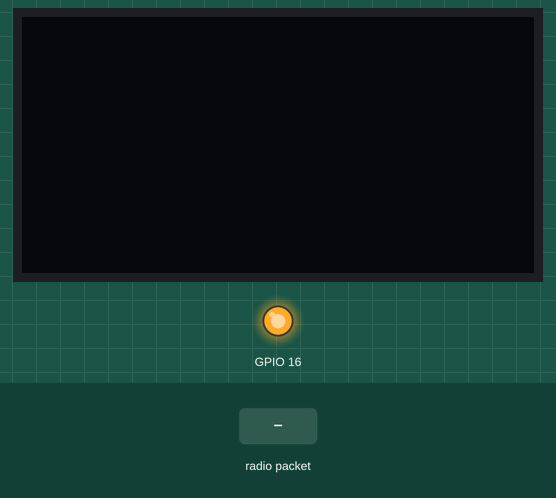
Recording of a sketch running on a simulated ESP32. On the bench: 128×64 one-colour display, output pins drawn as LEDs (lit = HIGH). The inputs (shaded band) are chosen by the test bench. WiFi joins after 1.5 s; servers stay silent unless stated; no radio packets arrive unless stated; what the sketch prints to the serial monitor is not drawn.

Above: at 2.9 s.
3.0 s: radio packet "5" arrives
At 3.4 s:
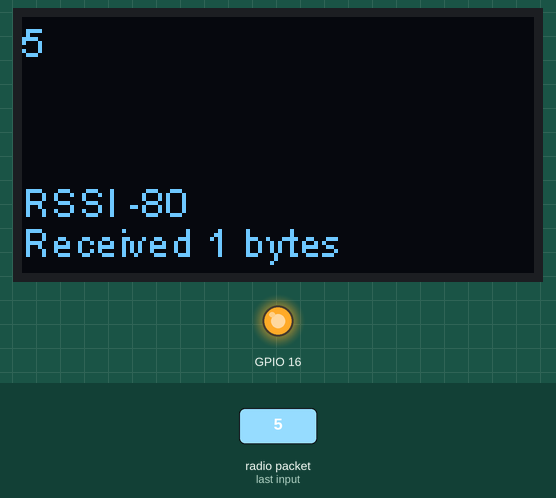
4.5 s: radio packet "90" arrives
At 5.4 s:
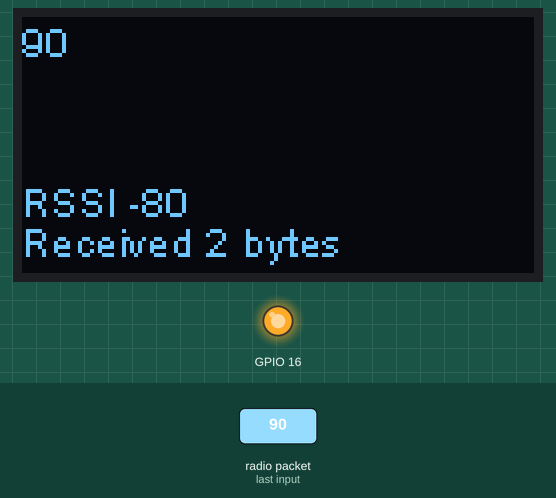
Timing chart, 0 to 7.5 s (numbered marks = the images above; inputs shaded):
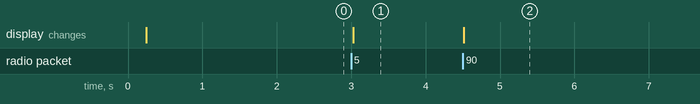

The sketch:

ESP32WeatherAP_STA_Reciver.ino
```cpp
/*The purpose of this sketch is to receive LoRa radio data, weather data, from the LoRa sender
 * about 1/4 mile away. The LoRa packet is parsed for weather data, then served in
 * a webpage, via local Wi-Fi.
 *
 */
#include <SPI.h>
#include <LoRa.h>
#include <Wire.h>
#include "SSD1306.h"
#include "images.h"
#include <WiFi.h>
#include <WiFiClient.h>
#include <WebServer.h>
#include <ESPmDNS.h>
#include <RTClib.h>
#include <Ticker.h>
#include <math.h>

#define SCK     5    // GPIO5  -- SX1278's SCK
#define MISO    19   // GPIO19 -- SX1278's MISO
#define MOSI    27   // GPIO27 -- SX1278's MOSI
#define SS      18   // GPIO18 -- SX1278's CS
#define RST     14   // GPIO14 -- SX1278's RESET
#define DI0     26   // GPIO26 -- SX1278's IRQ(Interrupt Request)
#define BAND    433E6

SSD1306 display(0x3c, 4, 15);
String rssi = "RSSI --";
String packSize = "--";
String packet ;

WebServer server;
//Server variables
const char *ssidSTA = "Woolley_Annex";
const char *ssidAP = "WeatherAP-STA-Receiver";
const char *password = "sedrowoolley";
byte channel = 6; //WiFi channel 1-13, default 1, if ommitted; 1, 6 and 11 non-overlapping

IPAddress ip(192,168,11,5);
IPAddress gateway(192,168,11,1);
IPAddress subnet(255,255,255,0);

//WiFiClient client;
const char* filename = "ESP32WeatherAP_STA_Reciver";
//const int sleepTimeS = 30;

//433mhz receiver variables
byte pin = 36; // from receiver, GPIO36
byte ar[76];
byte pos=0;

//Weather variables
double realtemp; double realtempF;
unsigned char hum;
double windspeed;
String rtfTrim;
String rtTrim;
String wsTrim;
String temperatureS;
String windS;
String humidityS;

//Time variables
char* t = __TIME__;
char* d = __DATE__;
const char* uploaddate = d;
byte rh;
byte rm;
byte rmonth=02;
byte rday=11;
byte hh;
byte mm;
RTC_Millis rtc;
DateTime now;
byte i;//index to determine presence of time in URL

//Watchdog variables
Ticker secondTick;
volatile int watchdogCount = 0;

void loraData(){//display
  display.clear();
  display.setTextAlignment(TEXT_ALIGN_LEFT);
  display.setFont(ArialMT_Plain_10);
  display.drawString(0, 40, rssi);
  display.drawString(0 , 50 , "Received "+ packSize + " bytes");
  display.drawStringMaxWidth(0 , 0 , 256, packet);
  display.display();
}

void cbk(int packetSize) {//packet size, signal strength
  packet ="";
  packSize = String(packetSize,DEC);
  for (int i = 0; i < packetSize; i++) { packet += (char) LoRa.read(); }
  rssi = "RSSI " + String(LoRa.packetRssi(), DEC) ;
  loraData();
}

void setup() {

  WiFi.mode(WIFI_AP_STA);
  WiFi.begin(ssidSTA,password);

  pinMode(16,OUTPUT);
  digitalWrite(16, LOW);    // set GPIO16 low to reset OLED
  delay(50);
  digitalWrite(16, HIGH); // while OLED is running, must set GPIO16 in high、

  Serial.begin(9600);
  delay(10);
  Serial.println();
  Serial.println(d);
  Serial.println(filename);

  currentTime();

  //433mhz setup
  pinMode(pin, INPUT);
  Serial.flush();

  while (!Serial);
  Serial.println();
  Serial.println("LoRa Receiver Callback");
  SPI.begin(SCK,MISO,MOSI,SS);
  LoRa.setPins(SS,RST,DI0);
  if (!LoRa.begin(433E6)) {
    Serial.println("Starting LoRa failed!");
    while (1);
  }

  //server paths
  server.on("/", handleRootPath);
  server.begin();

  WiFi.softAPConfig(ip, gateway, subnet);
  WiFi.softAP(ssidAP, password);

  serialMonitor();//diagnostics

  //LoRa.onReceive(cbk);
  LoRa.receive();
  Serial.println("init ok");
  display.init();
  display.flipScreenVertically();
  display.setFont(ArialMT_Plain_10);

  delay(1500);
}

void serialMonitor(){//diagnostics serial print
  Serial.print("ssidSTA: ");Serial.println(ssidSTA);
  Serial.print("ssidAP: ");Serial.println(ssidAP);
  Serial.print("password: ");Serial.println(password);
  Serial.print("Connected, IP address: ");
  Serial.println(WiFi.localIP());//
  Serial.print("Soft-AP IP address = ");
  Serial.println(WiFi.softAPIP());//the default is 192.168.4.1; static set with WiFi.softAPConfig(local_IP, gateway, subnet);
}

void loop() {

  currentTime();
  parseURL();
  //getWeather();
  parsePacket();
  delay(1);
  server.handleClient();

  int packetSize = LoRa.parsePacket();
  if (packetSize) { cbk(packetSize);  }
  delay(10);
}

void handleRootPath(){//webpage HTML
  const char* css = "<style>"
    "body { font-size:30pt; color:#A0A0A0; background-color:#080808; }"
    "div.hidden { display:none; }"
    "h1 { font-size:40pt; }"
    //"input  { width:300px; font-size:30pt; }"
    "textarea  { border:none; width:700px; font-size:30pt; color:#A0A0A0; background-color:#080808; overflow:auto;  }"
    "button   { color:#2020FF; background-color:#A0A0A0; font-size: 14pt; margin-left:10px; } "
    "input  { width: 150px; color:#2020FF; background-color:#A0A0A0; font-size: 14pt;}"
    "a  { font-size: 20pt; color: #2020FF; padding: 7px 15px; float: right; cursor:hand;}"
  "</style>";

  const char* js = "<script type='text/JavaScript'>"
    "function forceRefresh(){"
    "location.assign(location.host);"
    "setTimeout('forceRefresh();',300000);"
    //"showTime();"
    "}"

    "function toggleDiv(){"
    "var x = document.getElementById('setTimeDiv');"
    "if (x.style.display === 'none'){"
    "x.style.display = 'block';"
    "} else {"
    "x.style.display = 'none';}"
    "startClock();"
    "}"

    "function startClock() {"
      "var now = new Date();"
      "var hours = now.getHours();"
      "if( hours < 10 ){ hours = '0' + hours };"  //format with two digits
      "var minutes = now.getMinutes();"
      "if( minutes < 10 ){ minutes= '0' + minutes };"
      "var timeValue = ( hours + ':' + minutes );"
      "hh=hours;"
      "mm=minutes;"
      "var x = document.getElementById( 'time' );"
      "x.innerHTML=timeValue;"//this shows on the page, but not in view source text.
      "var y = document.getElementById( 'timeInputTxt' ).value;"
      "y.innerHTML=timeValue;"//  this value does not seem to show on page, nor in view source text.

      "timerID = setTimeout('startClock()',1000);"
      "timerRunning = true;"
    "}"

    "var timerID = null;"
    "var timerRunning = false;"
    "function stopClock (){"
    "if(timerRunning)"
    "clearTimeout(timerID);"
    "timerRunning = false;"
    "}"

   "function calladdUrl(){"
      "var y = document.getElementById( 'timeInputTxt' ).value;"
      "document.location.search=addUrlParam(document.location.search, 'time', y);" //add user input time to URL
     "}"

     "var addUrlParam = function(search, key, val){"
     "var newParam = key + '=' + val,"
     "params = '?' + newParam;"
     // If the "search" string exists, then build params from it
     "if (search) {"
     // Try to replace an existing instance
     "params = search.replace(new RegExp('([?&])' + key + '[^&]*'), '$1' + newParam);"
     // If nothing was replaced, then add the new param to the end
     "if (params === search) {"
     "params += '&' + newParam;"
     "}"
     "}"
     "return params;"
   "}"
  "</script>";

  //HTML
  String s = "<!DOCTYPE html>";
  s+= "<html>";
  s+= "<head>";
  s+= "<title>Weather Server</title>";
  s+= "<meta http-equiv=\"Refresh\" content=\"300\"/>";
  s+= css;//stylesheet
  s+= js;
  s+= "</head>";

  s+= "<body onload=startClock()>";
  s+= "<a id='time' >"; s+=hh; s+=":"; s+=mm; s+= "</a>";
  s+= "<h1>Weather Server</h1>";
  s+= "<div id='setTimeDiv' class='hidden' >";
  s+= "<a >";s+= rh;s+= ':';s+= rm;  s+= "</a>";//these, rh, rm variables don't seem to show on webpage
  s+= "Set Clock: <input type='text' id='timeInputTxt' >";
  s+= "<button id='addUrlBtn' onclick=calladdUrl()>Set</button>";
  s+= "</div>";
  s+= "<p>";
    s+= windS; //"Wind Speed: ";s+= wsTrim;s+= "mph";
    s+= "<br/>";
    s+= temperatureS; //"Temperature: ";s+= rtfTrim;s+= "F";s+= " (";s+= rtTrim;s+= "C)";
    s+= "<br/>";
    s+= humidityS; //"Humidity: ";s+= hum;s+= "%";
  s+= "</p>";
  s+= "<a href=''>Refresh </a>";
  s+= "<a onclick=toggleDiv();>Set Time</a>";
  s+= "</body>";
  s+= "</html>";

  server.send(200,"text/HTML", s);
  Serial.println("");Serial.print("server rootpath: "); Serial.println(s);
}

void softRTC () {
  now = rtc.now();
  int hour = now.hour();
  int min = now.minute();
  int sec= now.second();
  char formattedTime[9]="";
  sprintf(formattedTime, "%02d:%02d:%02d", hour, min, sec);
}

void adjustTime(){
  if(i != 0){//test for querystring
  //Serial.println("adjustTime called");
  currentTime();
  rtc.adjust(DateTime(2017, rmonth, rday, rh, rm, 0));
  now = rtc.now();
  hh=now.hour();
  mm=now.minute();
  Serial.print("Adjusted RTC Time: ");
  char formattedTime[6]="";
  sprintf(formattedTime, "%02d:%02d", hh, mm);
  //Serial.print(hh);Serial.print(":");Serial.println(mm);
  currentTime();
  i=0;
  }
}

void currentTime(){//the RTC time now
  now = rtc.now();
  hh=now.hour();
  mm=now.minute();
  //Serial.print("rtc.now Time: ");Serial.print(hh);Serial.print(":");Serial.println(mm);
}

void parseURL(){
  String request = server.arg("time"); //this lets you access a query param (http://x.x.x.x/action1?value=1)
  i=request.length();
  if (i != 0)  {
    String tt=request;//.substring(i+6,i+11);//JavaScript URI encoding adds %3A, (3) character to replace a colon, :, (1 character)
    String h= tt.substring(0,2);
    rh=h.toInt();
    String m= tt.substring(3,5);
    rm=m.toInt();
    adjustTime();
    i=0;
  }
}

String roundNumber(float x){
  String roundNum="";
  float y=(x*10);
  int z=(int)(y+0.5);
  float zf=(float)z;
  roundNum=String(zf/10).substring(0,String(zf/10).indexOf('.')+2);
  return roundNum;
}

void parsePacket(){//LoRa weather data
  String pp = packet;
  i=packet.length();
  if (i != 0)  {
    //String tt=packet;
    temperatureS= pp.substring(0,11);
    humidityS= pp.substring(12,24);
    windS= pp.substring(25,39);
    i=0;
    Serial.println(pp);
    Serial.println(temperatureS);
    Serial.println(humidityS);
    Serial.println(windS);
  }
}
```

Source omitted: images.h (data table, 5377 bytes)

Measured:
- after the input at 3.0 s, the display: changes at once (image 1)
- after the input at 4.5 s, the display: changes at once (image 2)
